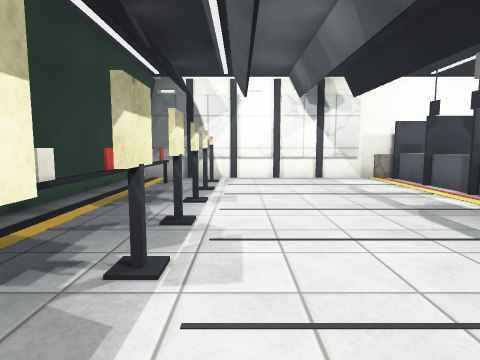
view 1 (above)

14 first-person views from a walk through a scene from a Unity 3-D project. The camera is 1.2 m above the floor, tilts 6° down and sees 75° across. The floor is counted in squares, 1 m on a side. Each view is taken from the middle of a square. On the plan, view 1 faces up. The plan holds only what a view shows up to about 13 squares ahead; the rest is blank. The place goes on beyond the plan. The player character is not drawn. Some surface patterns are stand-ins.

view 2
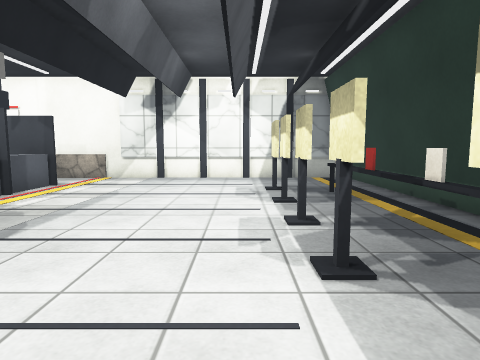

view 3
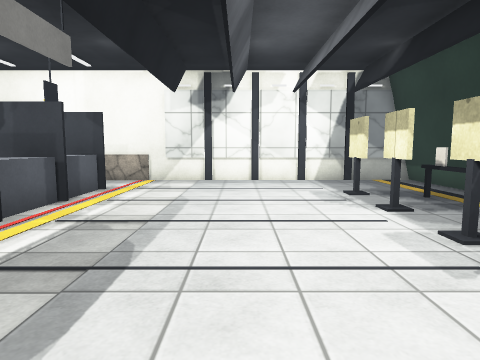

view 4
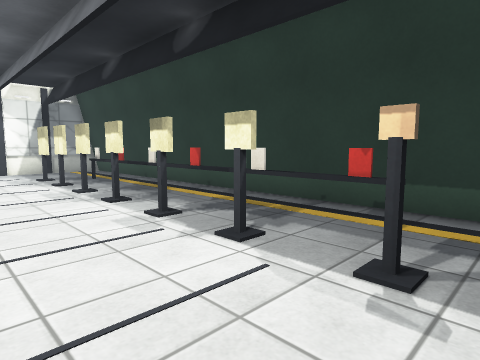

view 5
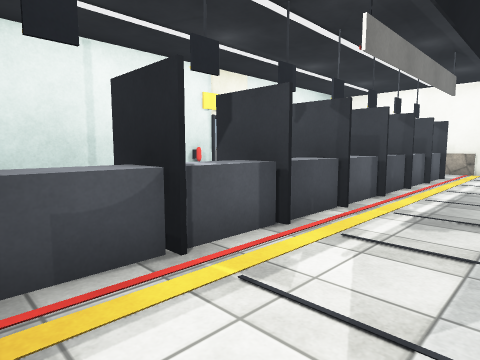

view 6
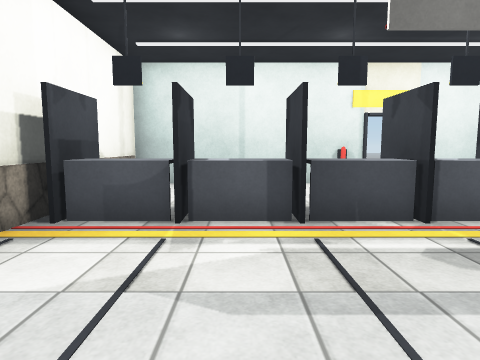

view 7
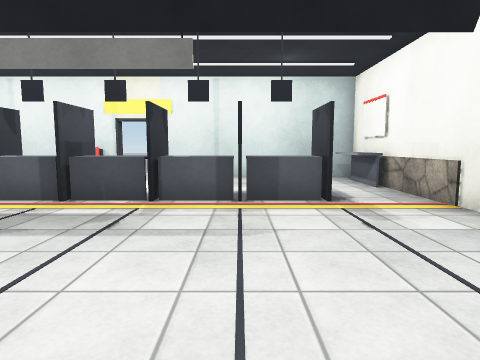

view 8
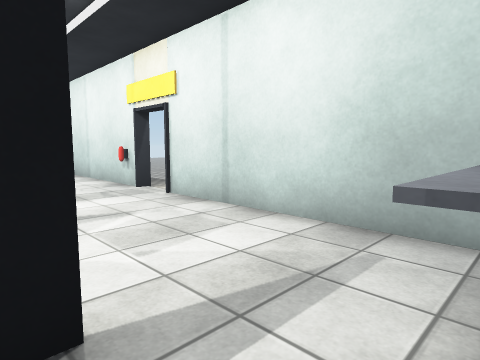

view 9
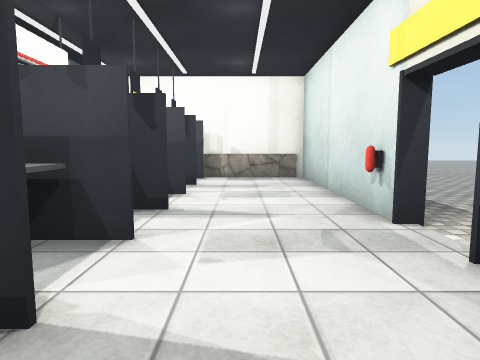

view 10
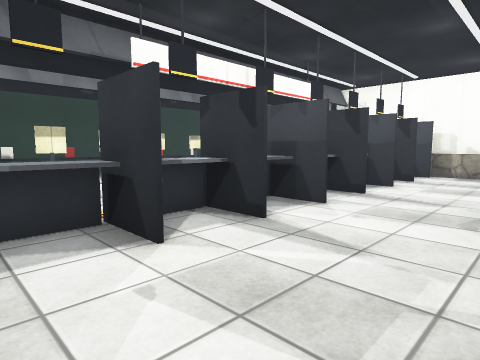

view 11
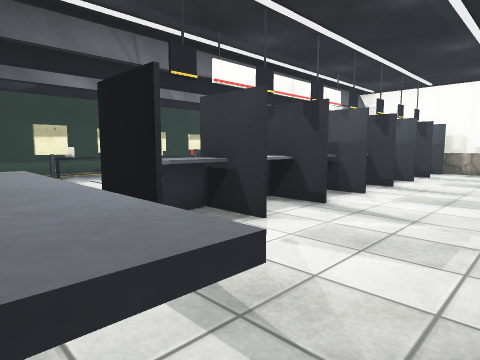

view 12
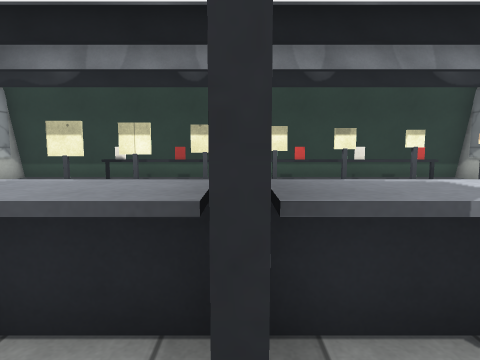

view 13
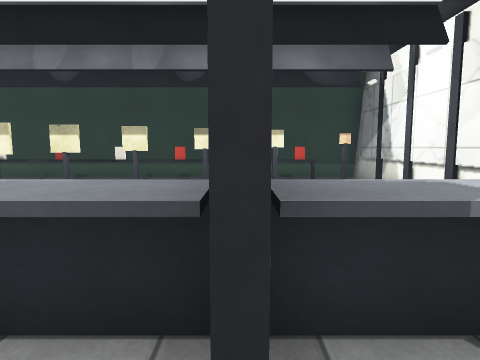

view 14
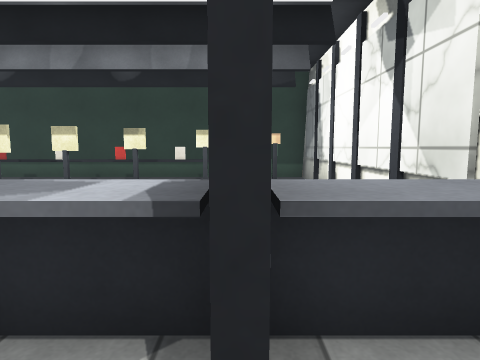

### Floor plan
Key: @ floor where view 1 was taken; # wall or solid block; . floor; = window, fence, low wall or low ledge; ^ raised ledge; O other object.
Columns run from 4 left of view 1 to 18 right of it. Each row starts with its distance up from view 1.
 13 ################     ..
 12 #.........##...=#   ...
 11 #..O......^^....#   ..
 10 #.=.......##....#  ...
  9 #.=#......^^....# ...
  8 #.=.......##....# ..
  7 #.=#......^^....#..
  6 #.=.......##...O#..
  5 #.=#......^^....#.
  4 #.=.......##.....
  3 #.=#......^^....#
  2 #.=.......##....#
  1 #.=#......^^....#
  0 #.=.@.....##....#
 -1 #..#......^^....#
 -2 #.........##....#
 -3 #...............#
 -4 #............^^.#
 -5 #################

Where each view was taken, in squares from view 1:
view 1: 0 up, 0 right, facing up
view 2: 8 up, 0 right, facing down
view 3: 7 up, 2 right, facing down
view 4: 12 up, 2 right, facing down-left
view 5: 12 up, 3 right, facing down-right
view 6: 9 up, 1 right, facing right
view 7: 0 up, 1 left, facing right
view 8: 4 down, 7 right, facing up-right
view 9: 0 up, 9 right, facing up
view 10: 2 down, 11 right, facing up-left
view 11: 4 down, 11 right, facing up-left
view 12: 4 up, 8 right, facing left
view 13: 8 up, 8 right, facing left
view 14: 10 up, 8 right, facing left
